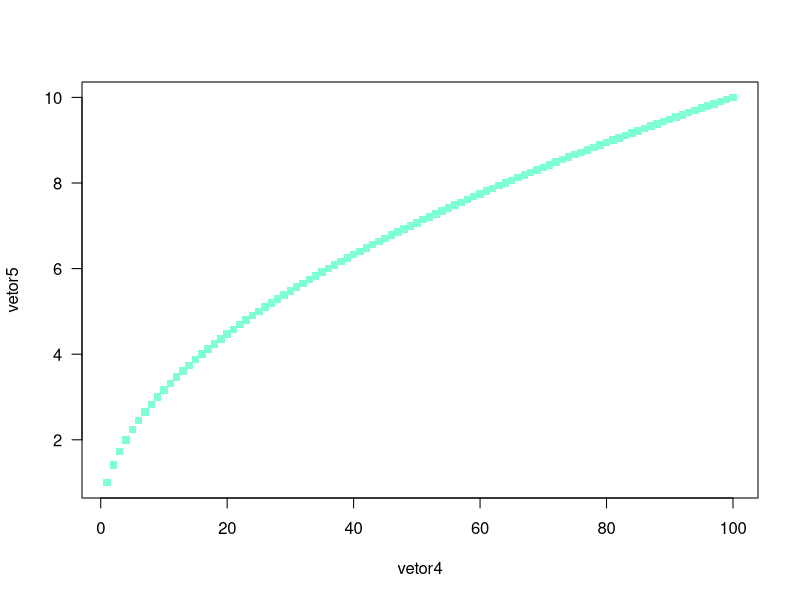
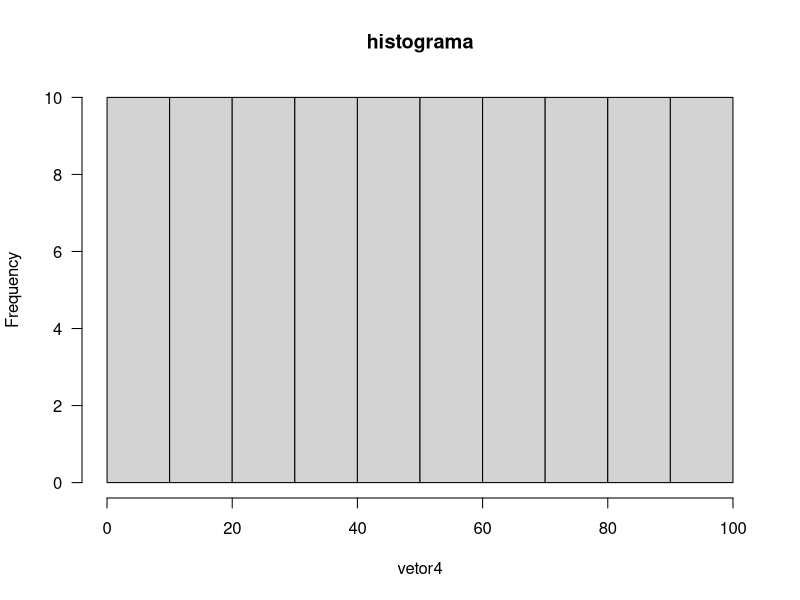
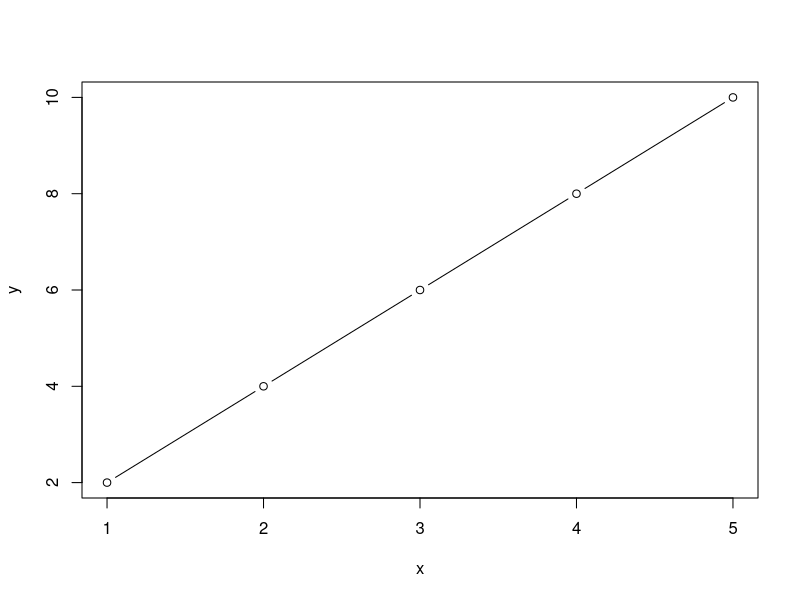
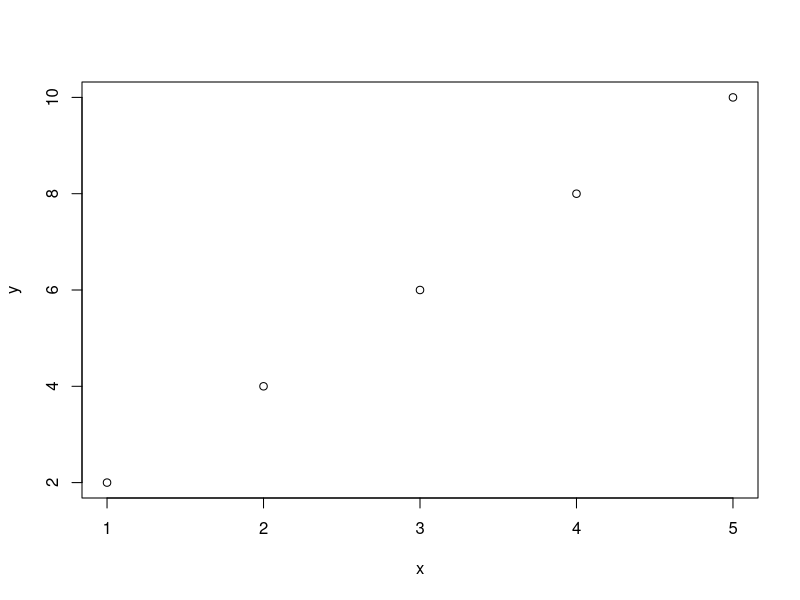
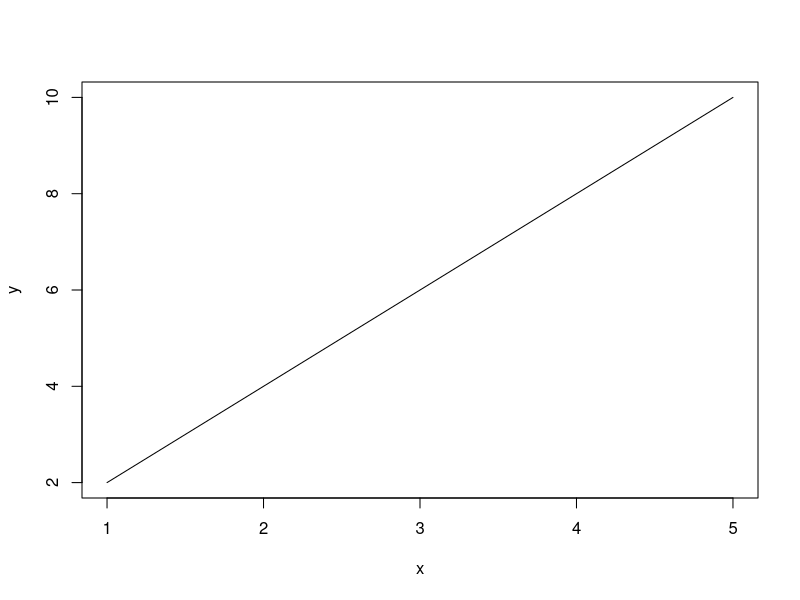

Recreate these plots in R, in order.
#### AULA 3
# Números aleatórios ---------------------------------------
# 5 Números aleatórios entre 0 e 1
runif(5)
runif(10, min= 0, max=100)
set.seed(123)
runif(10)

# gerando valores de uma normal
rnorm(10)
rnorm(10, mean=6, sd=1)
rpois(10,2)
rpois(10, lambda=2) #poasson

#amostra aleatória
x <- c("Thiago","Alex", "Lucas")
x
sample(x)
sample(x, size=2) ## escolher o numero de sorteados
sample(x, size=10, replace= TRUE) #COM REPOSIÇÃO

y <- rnorm(100)
sample(y)
sample(y, size=2)

## OPERADORES RELACIONAIS EM VETORES -----------------------
# Comparação entre vetores
vetor1 <- c(1, 2, 6, 4)
vetor2 <- c(4, 5, 6, 2)

# Igualdade
vetores_iguais <- vetor1 == vetor2  
vetores_iguais

# Diferença
vetores_diferentes <- vetor1 != vetor2
vetores_diferentes

# Maior que
vetores_maior_que <- vetor1 > vetor2
vetores_maior_que

## SELEÇÃO POSICIONAL ----------------------------------------------------
alturas <- c("João" = 1.82, 
             "Bianca" = 1.68,
             "Carlos" = 1.75, 
             "Ana" = 1.70)

# Seleciona o primeiro elemento
alturas[1]
alturas["João"]

# Seleciona até o terceiro elemento
alturas[1:3]

# Seleciona elementos 1, 3 e 4
alturas[c(1, 3, 4)]

# remove o segundo elemento
alturas[-2]

##SELEÇÃO CONDICIONAL -----------------------------------------------------
# Seleciona alturas maiores que 1.70
mascara_logica <- alturas > 1.70
mascara_logica ## retorna como TRUE/FALSE
alturas[mascara_logica]

alturas[alturas > 1.70] ## equivalente á anterior

altura_joao <- alturas["João"]
alturas[alturas > altura_joao]
# SELEÇÃO POR  NOME -------------------------------------------------------
# Seleciona a altura de João
alturas["João"]

# Seleciona a altura de João e Ana
alturas

# Modifica a altura de João
alturas["João"] <- 1.85 ## só atribuir o novo valor
alturas

# Atribui altura desconhecida a Bianca
alturas["Bianca"] <- NA
alturas

# Remove a altura de Carlos
alturas = alturas[-3] ## colocar a posição dele

#substituir a altura da bianca pela media
media <- mean(alturas, na.rm= TRUE,)
alturas[is.na(alturas)] <- media
alturas

## ADICIONAR -----------------------------------------
# Adiciona a altura de Ivete
alturas <- append(alturas, 
       value = c("Ivete"= 1.60))

# Adiciona a altura de Anderson no inicio
alturas <- append(alturas,
       value = c("Anderson"= 1.75), 
       after = 0)

alturas <- append(alturas,
                  value = c("Anderson"= 1.75), 
                  after = 3)
alturas

alturas <- alturas[!names(alturas)== "Anderson"]

### ordenando por ordem alfabética
nomes= names(alturas)
nomes[order(nomes)]


## ORDEM DE EXECUÇÃO ------------------------------------------
b <- 3
invisible( b+5)

### FUNÇÕES ÚTEIS PARA VETORES ------------------------------------------------
vetor1
sum(vetor1)
mean(vetor1)
median(vetor1)
max(vetor1)
min(vetor1)
sqrt(vetor1)

## MANIPULAÇÃO DE DADOS --------------------------------------------------------
vetor3 = c(4,7,2,4,1,5)
length(vetor3)
sort(vetor3)
rev(vetor3) ## inverte a ordem dos elementos
unique(vetor3) # retorna os elementos únicos
quantile(vetor3)

# Tabela de Frequência
table(vetor3)
prop.table(table(vetor3))

## GRÁFICOS --------------------------
vetor4 = c(1:100)
vetor5 = sqrt(vetor4)

plot(x = vetor4, 
     y = vetor5, 
     las = 1, 
     pch = 15,
     col= "aquamarine"
)

hist(vetor4,
     main= "histograma",
     las = 1)

x <- c(1, 2, 3, 4, 5)
y <- c(2, 4, 6, 8, 10)
plot(x, y, type = "b")  # Cria um gráfico de linhas e pontos
plot(x, y, type = "p")
plot(x, y, type = "l")

### MANIPULAÇAO DE STRING ---------------------------------------------------------
nomes = c("Maria", "Ana", "Rafaela")
paste(nomes[1], "e", nomes[2], "são minhas amigas.")

paste(nomes[1], nomes[2], nomes[3], sep = "|") ## SEPARADOR

paste0(nomes[1], "e", nomes[2], "são minhas amigas.")

paste(nomes, collapse = " ")
toupper(nomes) #tudo p letra maiuscula
tolower(nomes) #letra minuscula


substr(x = nomes[1], start = 1,stop = 3) #subcadeia de uma string
gsub(pattern = "G", 
     replacement = "R",
     x = "Gato")


#### MATRIZES ----------------------------------------------
vetor_a = c(1,2,3,4)
vetor_b = c(5,6,7,8)
#pela linha
matriz_linha = rbind(vetor_a, 
                     vetor_b)
matriz_linha

class(matriz_linha)
class(vetor_a)
is.matrix(matriz_linha) # ver se é matriz ou n
#pela coluna
matriz_coluna= cbind(vetor_a, 
                     vetor_b)
matriz_coluna

# criar matriz com matrix
A <- matrix(c(1:9), 
            ncol = 3,
            nrow = 3,
            byrow = TRUE)
A
dim(A) # VERIFICAR A DIMENSÃO 

A[1,2] # linha 1 coluna 2
A[1,] # todos elementos da primeira linha

B <- matrix(c(1:9), 
            ncol = 3, 
            byrow = FALSE)
B

elementos_maior_que_3 <- B[which(B > 3)]
elementos_maior_que_3

## Exemplo 2: Seleção de Elementos Ímpares
elementos_impares <- B[which(B %% 2 != 0)]
elementos_impares

## REMOVER LINHAS E COLUNAS ------------------------------------
A_sem_terceira_coluna <- A[, -3]  # Remove a terceira coluna da matriz
A_sem_terceira_coluna

A_sem_primeiras_duas_linhas <- A[-(1:2), ]  # Remove as duas primeiras linhas da matriz
A_sem_primeiras_duas_linhas

## SOMA E SUBTRAÇÃO DE MATRIZES
A <- matrix(c(4, -3, 7, 
              10, 1, 1, 
              -5, 2, 3), 
            ncol = 3, 
            byrow = TRUE)
A
B <- matrix(c(2, -1, 3,
              1, 4, 1, 
              5, -2, 7), 
            ncol = 3, 
            byrow = TRUE)
B

soma <- A + B
soma

subtracao <- A - B
subtracao

## SOMA DE LINHAS E COLUNAS
soma_colunas_A <- colSums(A)
soma_colunas_A

soma_linhas_A <- rowSums(A)
soma_linhas_A

colMeans(A) #MEDIA DE CADA COLUNA
rowMeans(B) #media de cada linha

## MULTIPLICAÇÃO POR ESCALAR------------------------------------------
k <- 2
A
multiplicacao_escalar <- k * A
multiplicacao_escalar

#PRODUTO ELEMENTO A ELEMENT
produto_elemento_a_elemento <- A * B ## multiplica cada um dos elementos
produto_elemento_a_elemento

#PRODUTO MATRICIAL
produto_matricial <- A %*% B
produto_matricial

# TRANSPOSTA
transposta_A <- t(A)
transposta_A

# DETERMINANTE
determinante_A <- det(A)
determinante_A

# INVERSA
inversa_A <- solve(A)
inversa_A

# DIAGONAL
diagonal_A <- diag(A)
diagonal_A # resulta num vetor

# AUTOVALORES E AUTOVETORES
autovalores_autovetores_A <- eigen(A)
autovalores_autovetores_A

# PRODUTO MATRICIAL TRANSPOSTO
# A^T. B
produto_transposto <- crossprod(A, B)
produto_transposto

# A. B^T
produto_transposto_t <- tcrossprod(A, B)
produto_transposto_t

### NOMES DE LINHAS E COLUNAS
rownames(A) <- c("Linha1", "Linha2", "Linha3")
colnames(A) <- c("Coluna1", "Coluna2", "Coluna3")
A

## MATRIZES TRIANGULARES
A <- matrix(1:9, nrow = 3)
upper_elements <- upper.tri(A)
upper_elements

A[upper.tri(A)] # MOSTRA os elementos
A[upper.tri(A)] <- 90
A

lower_elements <- lower.tri(A, diag = T)
lower_elements
A[lower.tri(A)]

## ARRAYS ------------------------------------------------------------
# Criando um array 2x3x4
arr <- array(1:24, dim = c(2, 3, 4)) # 2 POR 3 e 4 matrizes( dimenções)
arr

elemento <- arr[2, 3, 4]
elemento
arr[, , 1] # todos elementos da primeira dimensão

# Criando dois arrays
arr1 <- array(1:12, dim = c(3, 2, 2))
arr2 <- array(13:24, dim = c(3, 2, 2))

# Soma de arrays
soma <- arr1 + arr2

# Produto element-wise
produto <- arr1 * arr2

# Média ao longo da terceira dimensão
media <- mean(arr1, dim = 3)
media
